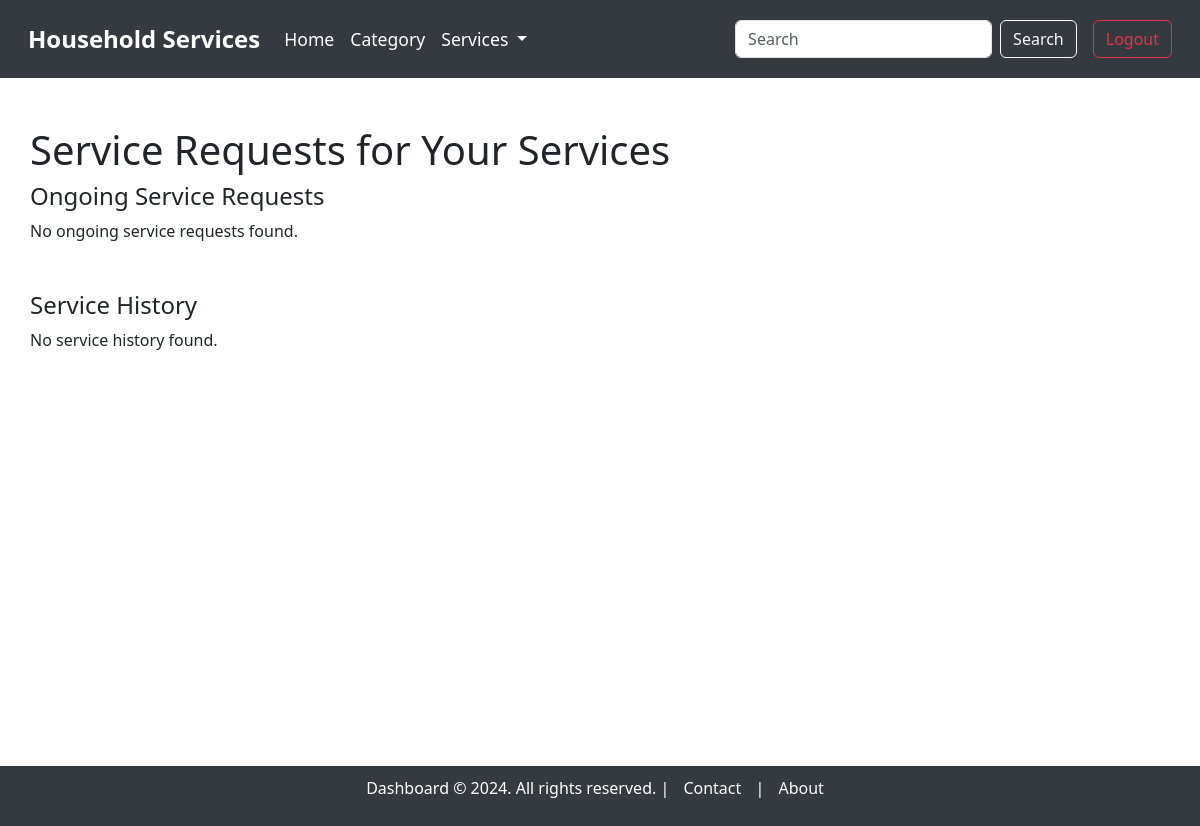
/supplier_dashboard (signed in), run on an earlier commit of the app's database.
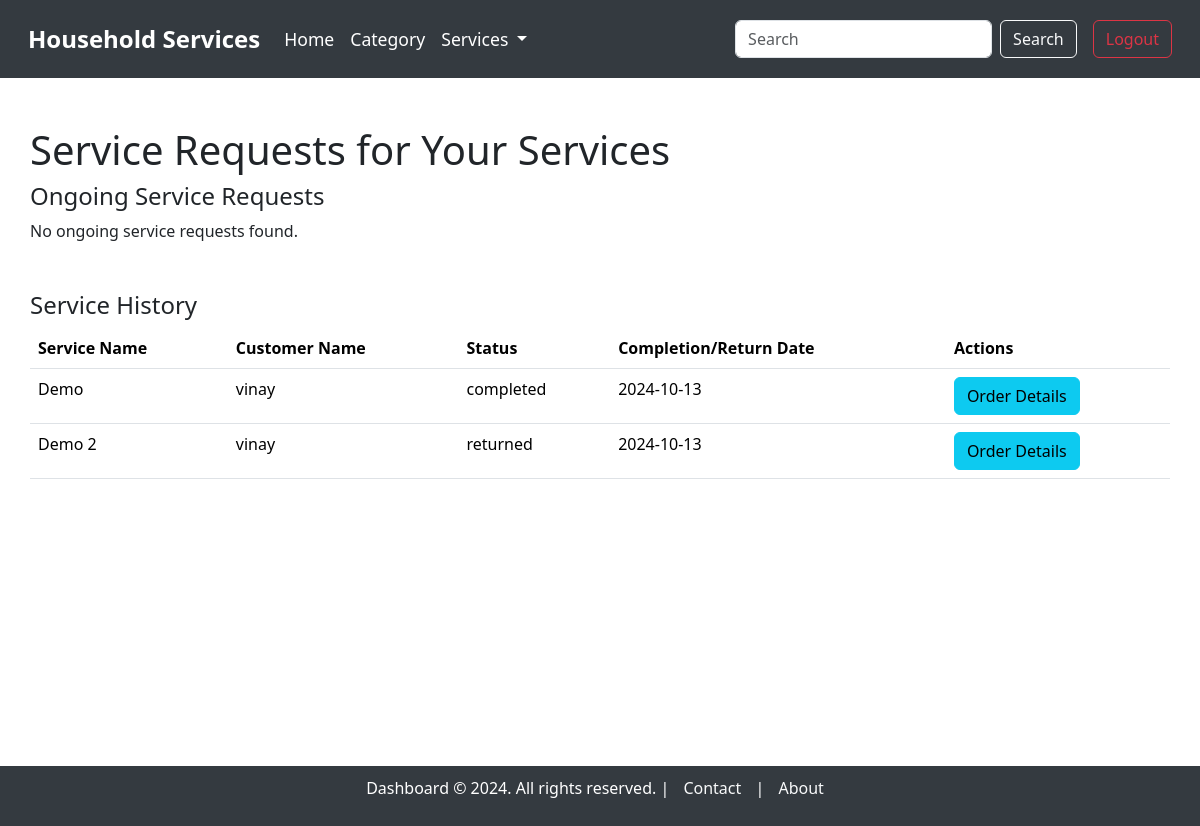
And on a later commit of the database.
### model.py (models this page shows, shortened)
class ServiceRequest(db.Model):
    __tablename__ = "service_requests"
    service_request_id = db.Column(db.Integer, autoincrement=True, primary_key=True)
    service_id = db.Column(db.Integer, db.ForeignKey('service.service_id'), nullable=False)
    user_id = db.Column(db.Integer, db.ForeignKey('users.user_id'), nullable=False)
    supplier_id = db.Column(db.Integer, db.ForeignKey('users.user_id'), nullable=True)  # Link to supplier (optional)
    service_description = db.Column(db.String, nullable=False)
    experience_years = db.Column(db.Integer, nullable=True)
    created_at = db.Column(db.DateTime, default=datetime.utcnow)
    updated_at = db.Column(db.DateTime, default=datetime.utcnow, onupdate=datetime.utcnow)
    date_requested = db.Column(db.DateTime, default=datetime.utcnow, nullable=True)
    date_issued = db.Column(db.DateTime, nullable=True)  #accepted date
    date_completed = db.Column(db.DateTime, nullable=True)
    date_returned = db.Column(db.DateTime, nullable=True)
    status = db.Column(db.String, default='pending')  # 'pending', 'accepted', 'rejected', 'completed', 'returned', 'cancelled'
    price = db.Column(db.Integer, nullable=False)  # Price associated with the service
    customer = db.relationship('User', foreign_keys=[user_id], backref='customer_requests')
    supplier = db.relationship('User', foreign_keys=[supplier_id], backref='supplier_requests')
    service = db.relationship('Service', backref='requests')

class Service(db.Model):
    __tablename__ = "service"
    service_id = db.Column(db.Integer, autoincrement=True, primary_key=True)
    category_id = db.Column(db.Integer, db.ForeignKey('category.category_id'), nullable=False)
    supplier_id = db.Column(db.Integer, db.ForeignKey('users.user_id'), nullable=False)  # Link to the supplier
    service_name = db.Column(db.String, unique=True, nullable=False)
    service_description = db.Column(db.String, nullable=False)
    created_at = db.Column(db.DateTime, default=datetime.utcnow)
    updated_at = db.Column(db.DateTime, default=datetime.utcnow, onupdate=datetime.utcnow)
    price = db.Column(db.Integer)
    image = db.Column(db.String)  # Path to the uploaded image
    supplier = db.relationship('User', backref='services')  # Relationship to supplier (User)

class User(db.Model):
    __tablename__ = "users"
    user_id = db.Column(db.Integer, autoincrement=True, primary_key=True)
    full_name = db.Column(db.String, nullable=False)
    username = db.Column(db.String, unique=True, nullable=False)
    email = db.Column(db.String, unique=True, nullable=False)
    password = db.Column(db.String, nullable=False)
    address = db.Column(db.String, nullable=False)
    pincode = db.Column(db.String, nullable=False)
    role = db.Column(db.String, nullable=False)  # 'customer' or 'supplier'
    service_name = db.Column(db.String)  # Only applicable if the user is a supplier
    experience_years = db.Column(db.Integer)  # Only applicable if the user is a supplier
    document = db.Column(db.String)  # Path or name of the uploaded document, only for suppliers

### main.py (the view)
@app.route('/supplier_dashboard', methods=['GET'])
@login_required(role="supplier")
def supplier_dashboard():
    user_id = session.get('user_id')
    services = Service.query.filter_by(supplier_id=user_id).all()
    service_requests = ServiceRequest.query.filter(ServiceRequest.service_id.in_([service.service_id for service in services]),
                                                   ServiceRequest.status.in_(['pending', 'accepted'])).all()
    history_requests = ServiceRequest.query.filter(ServiceRequest.service_id.in_([service.service_id for service in services]),
                                                   ServiceRequest.status.in_(['completed', 'returned'])).all()
    return render_template('dashboard/supplier_dashboard.html',
                           service_requests=service_requests,
                           history_requests=history_requests)

### main.py (called while the page is built)
def login_required(role):
    def wrapper(original):
        @wraps(original)
        def inner(*args, **kwargs):  # *args = list of arguments, **kwargs = key word arguments
            if session.get("username") and session.get("role") == role:
                return original(*args, **kwargs)
            else:
                flash(f"You need to login as {role}", "warning")
                return redirect(url_for("login"))
        return inner
    return wrapper

### templates/dashboard/supplier_dashboard.html (shortened to what this page needs)
{% extends 'base_dashboard.html' %}
{% block content %}
<div class="container mt-5">
    <h1>Service Requests for Your Services</h1>
    <h4>Ongoing Service Requests</h4>
    {% if service_requests %}
        <table class="table">
            <thead>
                <tr>
                    <th>Customer Name</th>
                    <th>Service Name</th>
                    <th>Status</th>
                    <th>Requested Date</th>
                    <th>Accepted Date</th>
                    <th>Actions</th>
                </tr>
            </thead>
            <tbody>
                {% for request in service_requests %}
                    <tr>
                        <td>{{ request.customer.full_name }}</td>
                        <td>{{ request.service.service_name }}</td>
                        <td>{{ request.status }}</td>
                        <td>{{ request.date_requested.strftime('%Y-%m-%d') }}</td>
                        <td>{{ request.date_issued.strftime('%Y-%m-%d') if request.date_issued else 'N/A' }}</td>
                        <td>
                            <form action="{{ url_for('update_service_request', service_request_id=request.service_request_id) }}" method="POST">
                                <select name="status" class="form-select">
                                    <option value="accepted">Accept</option>
                                    <option value="rejected">Reject</option>
                                    <option value="completed">Complete</option>
                                </select>
                                <button type="submit" class="btn btn-primary mt-2">Update</button>
                            </form>
                            <a href="{{ url_for('order_details', service_request_id=request.service_request_id) }}" class="btn btn-info mt-2">Order Details</a>
                        </td>
                    </tr>
                {% endfor %}
            </tbody>
        </table>
    {% else %}
        <p>No ongoing service requests found.</p>
    {% endif %}
    <h4 class="mt-5">Service History</h4>
    {% if history_requests %}
        <table class="table">
            <thead>
                <tr>
                    <th>Service Name</th>
                    <th>Customer Name</th>
                    <th>Status</th>
                    <th>Completion/Return Date</th>
                    <th>Actions</th>
                </tr>
            </thead>
            <tbody>
                {% for request in history_requests %}
                    <tr>
                        <td>{{ request.service.service_name }}</td>
                        <td>{{ request.customer.full_name }}</td>
                        <td>{{ request.status }}</td>
                        <td>
                            {% if request.status == 'completed' %}
                                {{ request.date_completed.strftime('%Y-%m-%d') if request.date_completed else 'N/A' }}
                            {% elif request.status == 'returned' %}
                                {{ request.date_returned.strftime('%Y-%m-%d') if request.date_returned else 'N/A' }}
                            {% endif %}
                        </td>
                        <td>
                            <a href="{{ url_for('order_details', service_request_id=request.service_request_id) }}" class="btn btn-info">Order Details</a>
                        </td>
                    </tr>
                {% endfor %}
            </tbody>
        </table>
    {% else %}
        <p>No service history found.</p>
    {% endif %}
</div>
{% endblock %}

What changed in the data, as far as the page shows it:
added ServiceRequest: service.service_name "Demo", customer.full_name "vinay", status "completed", date_completed "2024-10-13"
added ServiceRequest: service.service_name "Demo 2", customer.full_name "vinay", status "returned", date_returned "2024-10-13"
Also different on the page:
text no longer shown: "No service history found."
text now shown: "Service Name Customer Name Status Completion/Return Date Actions"
